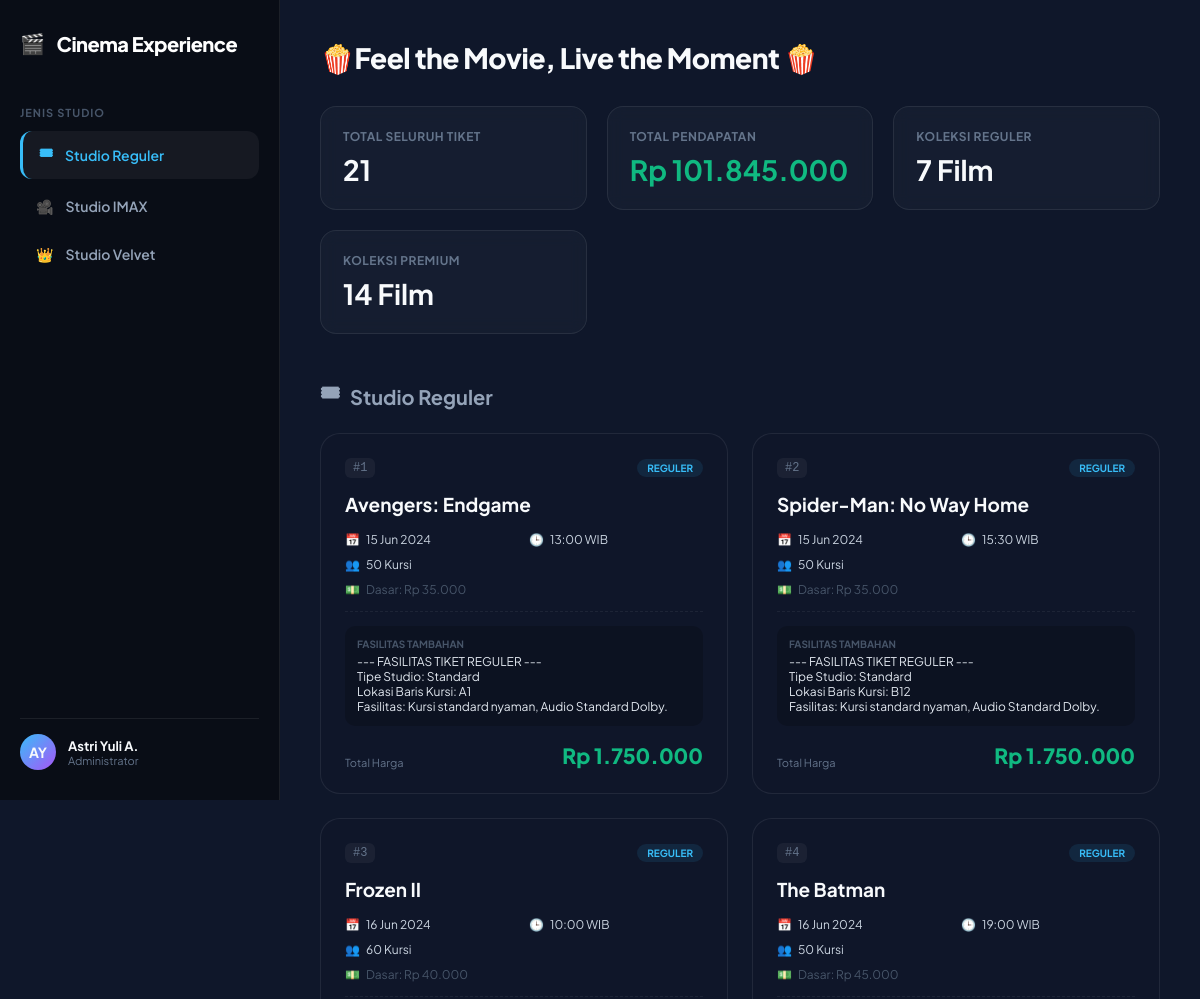
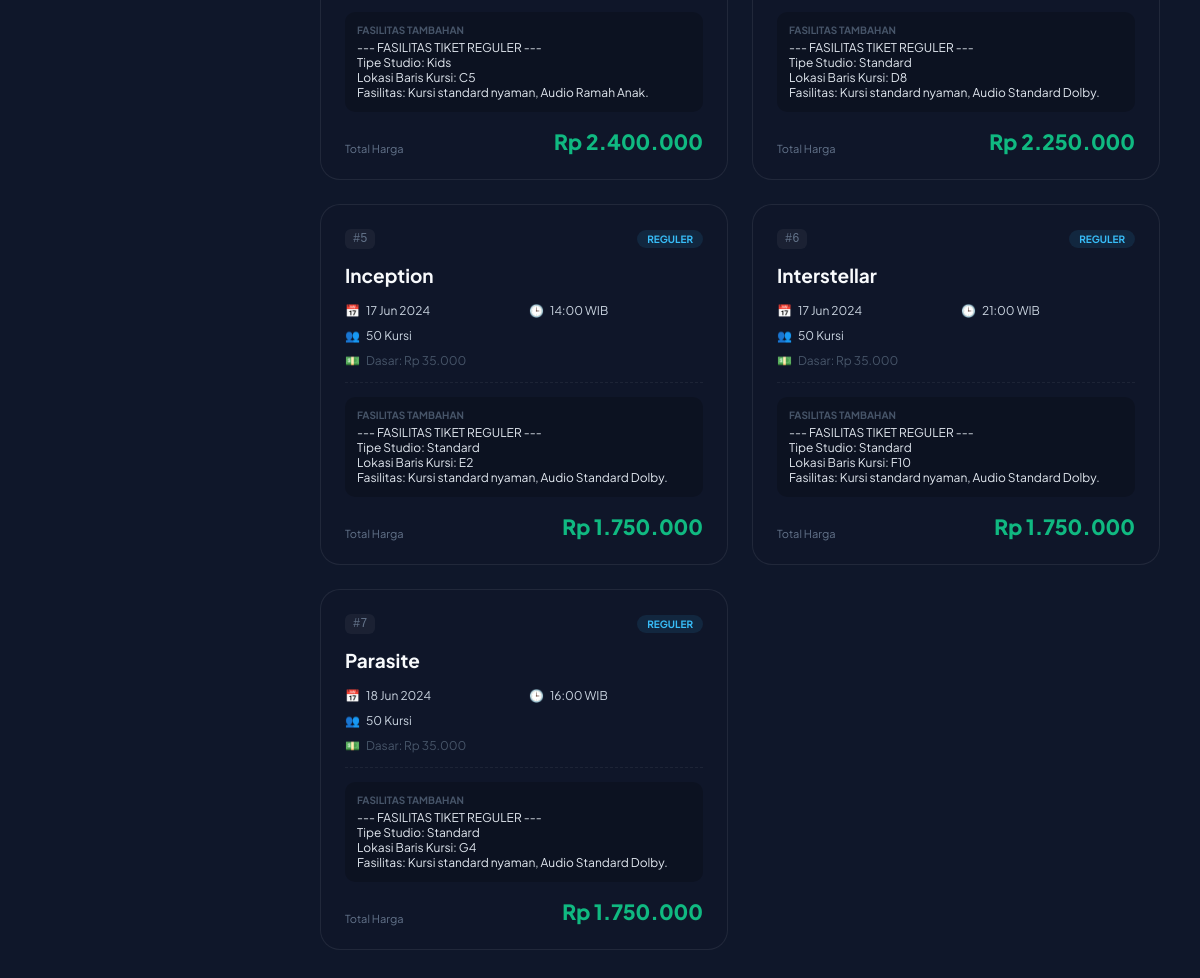
The page / on the database its author committed (2 pictures, top to bottom).
### tables this page shows
CREATE TABLE `table_tiket` (
  `id_tiket` int NOT NULL,
  `nama_film` varchar(100) NOT NULL,
  `jadwal_tayang` datetime NOT NULL,
  `jumlah_kursi` int NOT NULL,
  `harga_dasar_tiket` decimal(10,2) NOT NULL,
  `jenis_studio` enum('regular','IMAX','velvet') NOT NULL,
  `tipe_studio` varchar(50) DEFAULT NULL,
  `lokasi_baris` varchar(10) DEFAULT NULL,
  `kacamata_3d_id` varchar(20) DEFAULT NULL,
  `efek_gerak_fitur` varchar(50) DEFAULT NULL,
  `bantal_selimut_pack` varchar(20) DEFAULT NULL,
  `layanan_butler` varchar(20) DEFAULT NULL
);

### TiketIMAX.php (called while the page is built, shortened)
<?php
require_once 'Tiket.php';
class TiketIMAX extends Tiket {
   public function hitungTotalHarga() {
    return ($this->jumlah_kursi * $this->harga_dasar_tiket) + 35000;
}
}

### TiketVelvet.php (called while the page is built, shortened)
<?php
require_once 'Tiket.php';
class TiketVelvet extends Tiket {
    public function hitungTotalHarga() {
    return ($this->jumlah_kursi * $this->harga_dasar_tiket) * 1.50;
}
}

### Tiket.php (called while the page is built, shortened)
<?php
abstract class Tiket {
    protected $id_tiket;
    protected $nama_film;
    protected $jadwal_tayang;
    protected $jumlah_kursi;
    protected $harga_dasar_tiket;
    public function __construct($id_tiket, $nama_film, $jadwal_tayang, $jumlah_kursi, $harga_dasar_tiket) {
        $this->id_tiket = $id_tiket;
        $this->nama_film = $nama_film;
        $this->jadwal_tayang = $jadwal_tayang;
        $this->jumlah_kursi = $jumlah_kursi;
        $this->harga_dasar_tiket = $harga_dasar_tiket;
    }
    public function getIdTiket() {
        return $this->id_tiket;
    }
    public function getNamaFilm() {
        return $this->nama_film;
    }
    public function getJadwalTayang() {
        return $this->jadwal_tayang;
    }
    public function getJumlahKursi() {
        return $this->jumlah_kursi;
    }
    public function getHargaDasarTiket() {
        return $this->harga_dasar_tiket;
    }
}

### index.php (the view, shortened to what this page needs)
<?php
require_once 'Tiket.php';
require_once 'TiketReguler.php';
require_once 'TiketIMAX.php';
require_once 'TiketVelvet.php';
$host = "localhost";
$database = "DB_LATIHAN_PBO_TRPL1A_AstriYuliAndani";
$username = "root";
$password = "";
try {
    $pdo = new PDO(
        "mysql:host=$host;dbname=$database;charset=utf8mb4",
        $username,
        $password
    );
    $pdo->setAttribute(PDO::ATTR_ERRMODE, PDO::ERRMODE_EXCEPTION);
} catch(PDOException $e) {
    die("Koneksi gagal : " . $e->getMessage());
}
$query = $pdo->query("SELECT * FROM table_tiket");
$data = $query->fetchAll(PDO::FETCH_ASSOC);
$list_reguler = [];
$list_imax = [];
$list_velvet = [];
foreach($data as $row){
    if(strtolower($row['jenis_studio']) == 'regular' || strtolower($row['jenis_studio']) == 'reguler'){
        $list_reguler[] = new TiketReguler(
            $row['id_tiket'], $row['nama_film'], $row['jadwal_tayang'],
            $row['jumlah_kursi'], $row['harga_dasar_tiket'],
            $row['tipe_studio'], $row['lokasi_baris']
        );
    } elseif(strtolower($row['jenis_studio']) == 'imax'){
        $list_imax[] = new TiketIMAX(
            $row['id_tiket'], $row['nama_film'], $row['jadwal_tayang'],
            $row['jumlah_kursi'], $row['harga_dasar_tiket'],
            $row['kacamata_3d_id'], $row['efek_gerak_fitur']
        );
    } elseif(strtolower($row['jenis_studio']) == 'velvet'){
        $list_velvet[] = new TiketVelvet(
            $row['id_tiket'], $row['nama_film'], $row['jadwal_tayang'],
            $row['jumlah_kursi'], $row['harga_dasar_tiket'],
            $row['bantal_selimut_pack'], $row['layanan_butler']
        );
    }
}
function hitungPendapatan($list){
    $total = 0;
    foreach($list as $tiket){
        $total += $tiket->hitungTotalHarga();
    }
    return $total;
}
$totalTiket = count($list_reguler) + count($list_imax) + count($list_velvet);
$totalPendapatan = hitungPendapatan($list_reguler) + hitungPendapatan($list_imax) + hitungPendapatan($list_velvet);
function renderCards($list, $studioType){
    foreach($list as $tiket){
        $displayBadge = ($studioType == 'reguler') ? 'Reguler' : ucfirst($studioType);
        echo "
        <div class='ticket-card card-{$studioType}'>
            <div class='ticket-header'>
                <div class='ticket-id'>#".$tiket->getIdTiket()."</div>
                <div class='studio-badge badge-{$studioType}'>".$displayBadge."</div>
            </div>
            <h3 class='movie-title'>".$tiket->getNamaFilm()."</h3>
            <div class='ticket-details'>
                <div class='detail-item'>
                    <span class='icon'>📅</span>
                    <span>".date('d M Y', strtotime($tiket->getJadwalTayang()))."</span>
                </div>
                <div class='detail-item'>
                    <span class='icon'>🕒</span>
                    <span>".date('H:i', strtotime($tiket->getJadwalTayang()))." WIB</span>
                </div>
                <div class='detail-item'>
                    <span class='icon'>👥</span>
                    <span>".$tiket->getJumlahKursi()." Kursi</span>
                </div>
                <div class='detail-item text-muted'>
                    <span class='icon'>💵</span>
                    <span>Dasar: Rp ".number_format($tiket->getHargaDasarTiket(), 0, ',', '.')."</span>
                </div>
            </div>
            <div class='facility-section'>
                <div class='facility-title'>Fasilitas Tambahan</div>
                <div class='facility-body'>";
                    $tiket->tampilkanInfoFasilitas();
        echo "  </div>
            </div>
            <div class='ticket-footer'>
                <div class='price-label'>Total Harga</div>
                <div class='total-price'>Rp ".number_format($tiket->hitungTotalHarga(), 0, ',', '.')."</div>
            </div>
        </div>
        ";
    }
}
?>
<!DOCTYPE html>
<html lang='id'>
<head>
</head>
<body>
    <div class="sidebar">
        <div class="brand">
            <span>🎬</span> Cinema Experience
        </div>
        <div class="menu-title">Jenis Studio</div>
        <ul class="nav-menu">
            <li class="nav-item active" data-filter="reguler"><span>🎟</span> Studio Reguler</li>
            <li class="nav-item" data-filter="imax"><span>🎥</span> Studio IMAX</li>
            <li class="nav-item" data-filter="velvet"><span>👑</span> Studio Velvet</li>
        </ul>
        <div class="sidebar-footer">
            <div class="user-profile-box">
                <div class="avatar">AY</div>
                <div class="user-info">
                    <h4>Astri Yuli A.</h4>
                    <p>Administrator</p>
                </div>
            </div>
        </div>
    </div>
    <div class="main-content">
        <div class="dashboard-header">
            <h1>🍿Feel the Movie, Live the Moment 🍿</h1>
        </div>
        <div class="stats-grid">
            <div class="stat-card">
                <h3>Total Seluruh Tiket</h3>
                <h2><?= $totalTiket ?></h2>
            </div>
            <div class="stat-card income">
                <h3>Total Pendapatan</h3>
                <h2>Rp <?= number_format($totalPendapatan, 0, ',', '.') ?></h2>
            </div>
            <div class="stat-card">
                <h3>Koleksi Reguler</h3>
                <h2><?= count($list_reguler) ?> Film</h2>
            </div>
            <div class="stat-card">
                <h3>Koleksi Premium</h3>
                <h2><?= count($list_imax) + count($list_velvet) ?> Film</h2>
            </div>
        </div>
        <div class="section" id="sec-reguler" style="display: block;">
            <div class="section-title"><span>🎟</span> Studio Reguler</div>
            <div class="ticket-grid">
                <?php renderCards($list_reguler, 'reguler'); ?>
            </div>
        </div>
    </div>
</body>
</html>

### TiketReguler.php (shortened to what this page needs)
<?php
require_once 'Tiket.php';
class TiketReguler extends Tiket {
    private $tipeStudio;
    private $lokasiBaris;
    public function __construct($id_tiket, $nama_film, $jadwal_tayang, $jumlah_kursi, $harga_dasar_tiket, $tipeStudio, $lokasiBaris) {
        $this->tipeStudio = $tipeStudio;
        $this->lokasiBaris = $lokasiBaris;
    }
    public function hitungTotalHarga() {
    return $this->jumlah_kursi * $this->harga_dasar_tiket;
}
    public function tampilkanInfoFasilitas() {
        echo "--- FASILITAS TIKET REGULER --- <br>";
        echo "Tipe Studio: " . $this->tipeStudio . "<br>";
        echo "Lokasi Baris Kursi: " . $this->lokasiBaris . "<br>";
        echo "Fasilitas: Kursi standard nyaman, Audio " . ($this->tipeStudio == 'Kids' ? 'Ramah Anak' : 'Standard Dolby') . ".<br>";
    }
}

### rows shown on the page
table_tiket: id_tiket "1", displayBadge "REGULER", nama_film "Avengers: Endgame", jadwal_tayang "15 Jun 2024", jadwal_tayang "13:00", jumlah_kursi "50", harga_dasar_tiket "35.000", tipe_studio "Standard", lokasi_baris "A1", shows "Standard Dolby", $tiket->hitungTotalHarga() "1.750.000"
table_tiket: id_tiket "2", displayBadge "REGULER", nama_film "Spider-Man: No Way Home", jadwal_tayang "15 Jun 2024", jadwal_tayang "15:30", jumlah_kursi "50", harga_dasar_tiket "35.000", tipe_studio "Standard", lokasi_baris "B12", shows "Standard Dolby", $tiket->hitungTotalHarga() "1.750.000"
table_tiket: id_tiket "3", displayBadge "REGULER", nama_film "Frozen II", jadwal_tayang "16 Jun 2024", jadwal_tayang "10:00", jumlah_kursi "60", harga_dasar_tiket "40.000", tipe_studio "Kids", lokasi_baris "C5", shows "Ramah Anak", $tiket->hitungTotalHarga() "2.400.000"
table_tiket: id_tiket "4", displayBadge "REGULER", nama_film "The Batman", jadwal_tayang "16 Jun 2024", jadwal_tayang "19:00", jumlah_kursi "50", harga_dasar_tiket "45.000", tipe_studio "Standard", lokasi_baris "D8", shows "Standard Dolby", $tiket->hitungTotalHarga() "2.250.000"
table_tiket: id_tiket "5", displayBadge "REGULER", nama_film "Inception", jadwal_tayang "17 Jun 2024", jadwal_tayang "14:00", jumlah_kursi "50", harga_dasar_tiket "35.000", tipe_studio "Standard", lokasi_baris "E2", shows "Standard Dolby", $tiket->hitungTotalHarga() "1.750.000"
table_tiket: id_tiket "6", displayBadge "REGULER", nama_film "Interstellar", jadwal_tayang "17 Jun 2024", jadwal_tayang "21:00", jumlah_kursi "50", harga_dasar_tiket "35.000", tipe_studio "Standard", lokasi_baris "F10", shows "Standard Dolby", $tiket->hitungTotalHarga() "1.750.000"
table_tiket: id_tiket "7", displayBadge "REGULER", nama_film "Parasite", jadwal_tayang "18 Jun 2024", jadwal_tayang "16:00", jumlah_kursi "50", harga_dasar_tiket "35.000", tipe_studio "Standard", lokasi_baris "G4", shows "Standard Dolby", $tiket->hitungTotalHarga() "1.750.000"

### other values the page prints
$totalTiket "21"
$totalPendapatan "101.845.000"
count($list_reguler) "7"
count($list_imax) + count($list_velvet) "14"
